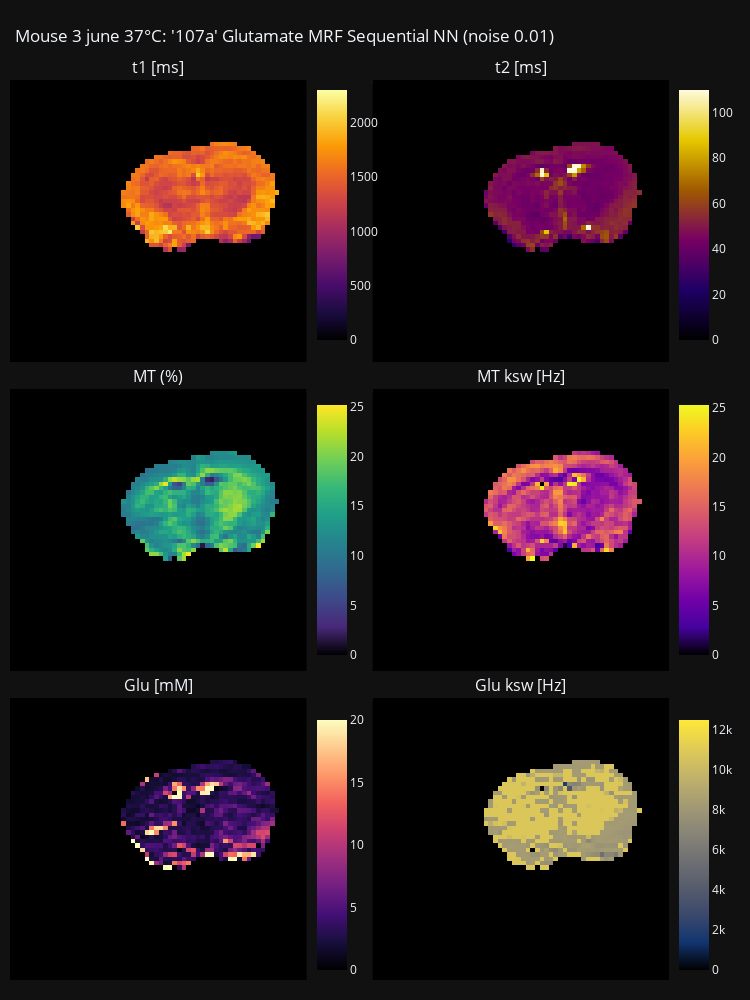

Notebook source saved alongside this figure:
### Markdown cell above
# t1, t2, MT & Glu plot #

### Code cell
# Create subplots with 1 row and 3 columns, increased horizontal spacing
fig = make_subplots(rows=3, cols=2, horizontal_spacing=0.1, vertical_spacing=0.03, 
                    subplot_titles=['t1 [ms]', 't2 [ms]', 'MT (%)', 'MT ksw [Hz]', 'Glu [mM]', 'Glu ksw [Hz]'])

# Add heatmaps for the three arrays
heatmap_fs = go.Heatmap(z=quant_maps_glu['fs']*(110000/3)*full_mask, colorscale=custom_magma, coloraxis='coloraxis5')
heatmap_ksw = go.Heatmap(z=quant_maps_glu['ksw']*full_mask, colorscale=custom_cividis, coloraxis='coloraxis6')

# r_c, c_c = roi_center
# d = 5
# # Extract the ROI from the image
# roi_fs = quant_maps_glu['fs'][r_c-d:r_c+d, c_c-d:c_c+d]*(110000/3)
# roi_ksw = quant_maps_glu['ksw'][r_c-d:r_c+d, c_c-d:c_c+d]
# 
# mean_fs = np.mean(roi_fs)
# roi_ksw = np.mean(roi_ksw)

fig.add_trace(heatmap_t1, row=1, col=1)
fig.add_trace(heatmap_t2, row=1, col=2)
fig.add_trace(heatmap_mt_fs, row=2, col=1)
fig.add_trace(heatmap_mt_ksw, row=2, col=2)
fig.add_trace(heatmap_fs, row=3, col=1)
fig.add_trace(heatmap_ksw, row=3, col=2)

fig.update_layout(
    template='plotly_dark',  # Set the theme to plotly dark
    title_text=f"Mouse {subject_i+1} {date} {temp}°C: '{fp_prtcl_name}' Glutamate MRF Sequential NN (noise 0.{glu_noise})",
    showlegend=False,  # Hide legend
    height=1000, # 900
    width=750,  # 900
    margin=dict(l=10, r=40, t=80, b=20),  # Adjust top and bottom margins
    title=dict(x=0.02, y=0.97)  # Adjust the title position
)

# Add individual titles and separate colorbars
for i, title in enumerate([1, 2, 3], start=1):
    fig.update_xaxes(row=i, col=1, showgrid=False, showticklabels=False)
    fig.update_xaxes(row=i, col=2, showgrid=False, showticklabels=False)
    fig.update_yaxes(showgrid=False, row=i, col=1, showticklabels=False, autorange='reversed')  # Reverse the y-axis
    fig.update_yaxes(showgrid=False, row=i, col=2, showticklabels=False, autorange='reversed')  # Reverse the y-axis

# Manually add separate colorbars
f_const = 3 / 110000
colorbar_t1 = {'colorscale': custom_plotly3, 'cmin': 0, 'cmax': 2300} #, 'cmin': 0, 'cmax': f_lims[1]/f_const}
colorbar_t2 = {'colorscale': custom_aggrnyl, 'cmin': 0, 'cmax': 110} #, 'cmin': k_lims[0], 'cmax': k_lims[1]}
colorbar_mt_fs = {'colorscale': custom_viridis}
colorbar_mt_ksw = {'colorscale': custom_plasma}
colorbar_fs = {'colorscale': custom_magma, 'cmin': 0, 'cmax': 20}
colorbar_ksw = {'colorscale': custom_cividis, 'cmin': 0, 'cmax': 12500}

fig.update_layout(
    coloraxis1=colorbar_t1,
    coloraxis2=colorbar_t2,
    coloraxis3=colorbar_mt_fs,
    coloraxis4=colorbar_mt_ksw,
    coloraxis5=colorbar_fs,
    coloraxis6=colorbar_ksw,
    coloraxis_colorbar=dict(x=0.45, y=0.85, len=0.3),
    coloraxis2_colorbar=dict(x=1, y=0.85, len=0.3),
    coloraxis3_colorbar=dict(x=0.45, y=0.5, len=0.3),
    coloraxis4_colorbar=dict(x=1, y=0.5, len=0.3),
    coloraxis5_colorbar=dict(x=0.45, y=0.15, len=0.3),
    coloraxis6_colorbar=dict(x=1, y=0.15, len=0.3),
)

# Show the plot
fig.show()

pio.write_image(fig, f'{subject_nn_image_path}/{fp_prtcl_name}_glu_sequential.jpeg')

### Figure 1 — Plotly figure (JSON) as saved in the notebook; plotly's stock layout.template omitted (floating-point values rounded to 4 significant figures; data arrays with more than 128 entries replaced by an {"elided": "..."} marker saying what was removed)
{"data": [{"coloraxis": "coloraxis", "colorscale": [[0.0, "#000000"], [0.1111, "#482878"], [0.2222, "#3e4989"], [0.3333, "#31688e"], [0.4444, "#26828e"], [0.5556, "#1f9e89"], [0.6667, "#35b779"], [0.7778, "#6ece58"], [0.8889, "#b5de2b"], [1.0, "#fde725"]], "z": {"elided": "64x64 float values"}, "type": "heatmap", "xaxis": "x", "yaxis": "y"}, {"coloraxis": "coloraxis2", "colorscale": [[0.0, "#000000"], [0.1111, "#46039f"], [0.2222, "#7201a8"], [0.3333, "#9c179e"], [0.4444, "#bd3786"], [0.5556, "#d8576b"], [0.6667, "#ed7953"], [0.7778, "#fb9f3a"], [0.8889, "#fdca26"], [1.0, "#f0f921"]], "z": {"elided": "64x64 float values"}, "type": "heatmap", "xaxis": "x2", "yaxis": "y2"}, {"coloraxis": "coloraxis3", "colorscale": [[0.0, "#000000"], [0.1111, "#482878"], [0.2222, "#3e4989"], [0.3333, "#31688e"], [0.4444, "#26828e"], [0.5556, "#1f9e89"], [0.6667, "#35b779"], [0.7778, "#6ece58"], [0.8889, "#b5de2b"], [1.0, "#fde725"]], "z": {"elided": "64x64 float values"}, "type": "heatmap", "xaxis": "x3", "yaxis": "y3"}, {"coloraxis": "coloraxis4", "colorscale": [[0.0, "#000000"], [0.1111, "#46039f"], [0.2222, "#7201a8"], [0.3333, "#9c179e"], [0.4444, "#bd3786"], [0.5556, "#d8576b"], [0.6667, "#ed7953"], [0.7778, "#fb9f3a"], [0.8889, "#fdca26"], [1.0, "#f0f921"]], "z": {"elided": "64x64 float values"}, "type": "heatmap", "xaxis": "x4", "yaxis": "y4"}, {"coloraxis": "coloraxis5", "colorscale": [[0.0, "#000000"], [0.1111, "#180f3d"], [0.2222, "#440f76"], [0.3333, "#721f81"], [0.4444, "#9e2f7f"], [0.5556, "#cd4071"], [0.6667, "#f1605d"], [0.7778, "#fd9668"], [0.8889, "#feca8d"], [1.0, "#fcfdbf"]], "z": {"elided": "64x64 float values"}, "type": "heatmap", "xaxis": "x5", "yaxis": "y5"}, {"coloraxis": "coloraxis6", "colorscale": [[0.0, "#000000"], [0.1111, "#123570"], [0.2222, "#3b496c"], [0.3333, "#575d6d"], [0.4444, "#707173"], [0.5556, "#8a8678"], [0.6667, "#a59c74"], [0.7778, "#c3b369"], [0.8889, "#e1cc55"], [1.0, "#fee838"]], "z": {"elided": "64x64 float values"}, "type": "heatmap", "xaxis": "x6", "yaxis": "y6"}], "layout": {"xaxis": {"anchor": "y", "domain": [0.0, 0.45], "showgrid": false, "showticklabels": false}, "yaxis": {"anchor": "x", "domain": [0.6867, 1.0], "showgrid": false, "showticklabels": false, "autorange": "reversed"}, "xaxis2": {"anchor": "y2", "domain": [0.55, 1.0], "showgrid": false, "showticklabels": false}, "yaxis2": {"anchor": "x2", "domain": [0.6867, 1.0], "showgrid": false, "showticklabels": false, "autorange": "reversed"}, "xaxis3": {"anchor": "y3", "domain": [0.0, 0.45], "showgrid": false, "showticklabels": false}, "yaxis3": {"anchor": "x3", "domain": [0.3433, 0.6567], "showgrid": false, "showticklabels": false, "autorange": "reversed"}, "xaxis4": {"anchor": "y4", "domain": [0.55, 1.0], "showgrid": false, "showticklabels": false}, "yaxis4": {"anchor": "x4", "domain": [0.3433, 0.6567], "showgrid": false, "showticklabels": false, "autorange": "reversed"}, "xaxis5": {"anchor": "y5", "domain": [0.0, 0.45], "showgrid": false, "showticklabels": false}, "yaxis5": {"anchor": "x5", "domain": [0.0, 0.3133], "showgrid": false, "showticklabels": false, "autorange": "reversed"}, "xaxis6": {"anchor": "y6", "domain": [0.55, 1.0], "showgrid": false, "showticklabels": false}, "yaxis6": {"anchor": "x6", "domain": [0.0, 0.3133], "showgrid": false, "showticklabels": false, "autorange": "reversed"}, "annotations": [{"font": {"size": 16}, "showarrow": false, "text": "t1 [ms]", "x": 0.225, "xanchor": "center", "xref": "paper", "y": 1.0, "yanchor": "bottom", "yref": "paper"}, {"font": {"size": 16}, "showarrow": false, "text": "t2 [ms]", "x": 0.775, "xanchor": "center", "xref": "paper", "y": 1.0, "yanchor": "bottom", "yref": "paper"}, {"font": {"size": 16}, "showarrow": false, "text": "MT (%)", "x": 0.225, "xanchor": "center", "xref": "paper", "y": 0.6567, "yanchor": "bottom", "yref": "paper"}, {"font": {"size": 16}, "showarrow": false, "text": "MT ksw [Hz]", "x": 0.775, "xanchor": "center", "xref": "paper", "y": 0.6567, "yanchor": "bottom", "yref": "paper"}, {"font": {"size": 16}, "showarrow": false, "text": "Glu [mM]", "x": 0.225, "xanchor": "center", "xref": "paper", "y": 0.3133, "yanchor": "bottom", "yref": "paper"}, {"font": {"size": 16}, "showarrow": false, "text": "Glu ksw [Hz]", "x": 0.775, "xanchor": "center", "xref": "paper", "y": 0.3133, "yanchor": "bottom", "yref": "paper"}], "title": {"text": "Mouse 3 june 37°C: '107a' Glutamate MRF Sequential NN (noise 0.01)", "x": 0.02, "y": 0.97}, "margin": {"l": 10, "r": 40, "t": 80, "b": 20}, "showlegend": false, "height": 1000, "width": 750, "coloraxis": {"colorbar": {"x": 0.45, "y": 0.85, "len": 0.3}, "colorscale": [[0.0, "#000000"], [0.1111, "#1b0c41"], [0.2222, "#4a0c6b"], [0.3333, "#781c6d"], [0.4444, "#a52c60"], [0.5556, "#cf4446"], [0.6667, "#ed6925"], [0.7778, "#fb9b06"], [0.8889, "#f7d13d"], [1.0, "#fcffa4"]], "cmin": 0, "cmax": 2300}, "coloraxis2": {"colorscale": [[0.0, "#000000"], [0.2, "rgb(30,0,100)"], [0.4, "rgb(120,0,100)"], [0.6, "rgb(160,90,0)"], [0.8, "rgb(230,200,0)"], [1.0, "rgb(255,250,220)"]], "cmin": 0, "cmax": 110, "colorbar": {"x": 1, "y": 0.85, "len": 0.3}}, "coloraxis3": {"colorscale": [[0.0, "#000000"], [0.1111, "#482878"], [0.2222, "#3e4989"], [0.3333, "#31688e"], [0.4444, "#26828e"], [0.5556, "#1f9e89"], [0.6667, "#35b779"], [0.7778, "#6ece58"], [0.8889, "#b5de2b"], [1.0, "#fde725"]], "colorbar": {"x": 0.45, "y": 0.5, "len": 0.3}}, "coloraxis4": {"colorscale": [[0.0, "#000000"], [0.1111, "#46039f"], [0.2222, "#7201a8"], [0.3333, "#9c179e"], [0.4444, "#bd3786"], [0.5556, "#d8576b"], [0.6667, "#ed7953"], [0.7778, "#fb9f3a"], [0.8889, "#fdca26"], [1.0, "#f0f921"]], "colorbar": {"x": 1, "y": 0.5, "len": 0.3}}, "coloraxis5": {"colorscale": [[0.0, "#000000"], [0.1111, "#180f3d"], [0.2222, "#440f76"], [0.3333, "#721f81"], [0.4444, "#9e2f7f"], [0.5556, "#cd4071"], [0.6667, "#f1605d"], [0.7778, "#fd9668"], [0.8889, "#feca8d"], [1.0, "#fcfdbf"]], "cmin": 0, "cmax": 20, "colorbar": {"x": 0.45, "y": 0.15, "len": 0.3}}, "coloraxis6": {"colorscale": [[0.0, "#000000"], [0.1111, "#123570"], [0.2222, "#3b496c"], [0.3333, "#575d6d"], [0.4444, "#707173"], [0.5556, "#8a8678"], [0.6667, "#a59c74"], [0.7778, "#c3b369"], [0.8889, "#e1cc55"], [1.0, "#fee838"]], "cmin": 0, "cmax": 12500, "colorbar": {"x": 1, "y": 0.15, "len": 0.3}}}}
